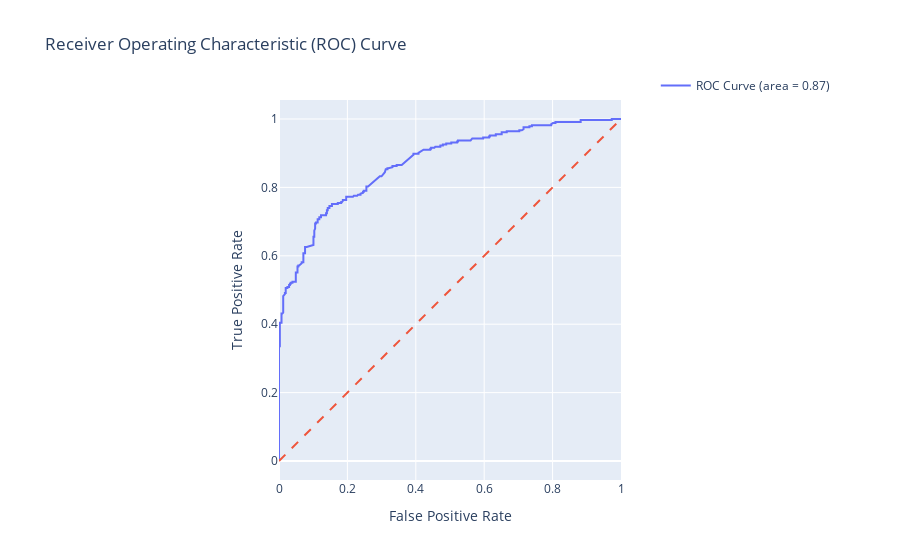

The code cell stored with this chart in its notebook:
### Code cell
from sklearn.preprocessing import LabelBinarizer
from sklearn.metrics import roc_curve, roc_auc_score
import plotly.graph_objs as go

# Convert string labels to binary
binarizer = LabelBinarizer()
binary_filtered_labels_test = binarizer.fit_transform(filtered_labels_test).ravel()

y_scores = pipeline_nb.predict_proba(filtered_utterances_test)[:, 1]

# ROC curve data points
fpr, tpr, thresholds = roc_curve(binary_filtered_labels_test, y_scores)

# AUC score
auc_score = roc_auc_score(binary_filtered_labels_test, y_scores)

fig = go.Figure()

# ROC curve trace
fig.add_trace(go.Scatter(x=fpr, y=tpr, mode='lines', name=f'ROC Curve (area = {auc_score:.2f})'))

# Line representing random guessing
fig.add_trace(go.Scatter(x=[0, 1], y=[0, 1], mode='lines', showlegend=False, line=dict(dash='dash')))

fig.update_layout(
    title='Receiver Operating Characteristic (ROC) Curve',
    xaxis_title='False Positive Rate',
    yaxis_title='True Positive Rate',
    xaxis=dict(scaleanchor="y", scaleratio=1, constrain='domain'),
    yaxis=dict(scaleanchor="x", scaleratio=1, constrain='domain'),
    legend=dict(yanchor="bottom", xanchor="right")
)

fig.show()

### Figure 1 — Plotly figure (JSON) as saved in the notebook; plotly's stock layout.template omitted (floating-point values rounded to 4 significant figures; data arrays with more than 128 entries replaced by an {"elided": "..."} marker saying what was removed)
{"data": [{"mode": "lines", "name": "ROC Curve (area = 0.87)", "type": "scatter", "x": {"elided": "235 float values"}, "y": {"elided": "235 float values"}}, {"line": {"dash": "dash"}, "mode": "lines", "showlegend": false, "type": "scatter", "x": [0, 1], "y": [0, 1]}], "layout": {"legend": {"xanchor": "right", "yanchor": "bottom"}, "title": {"text": "Receiver Operating Characteristic (ROC) Curve"}, "xaxis": {"constrain": "domain", "scaleanchor": "y", "scaleratio": 1, "title": {"text": "False Positive Rate"}}, "yaxis": {"constrain": "domain", "scaleanchor": "x", "scaleratio": 1, "title": {"text": "True Positive Rate"}}}}
